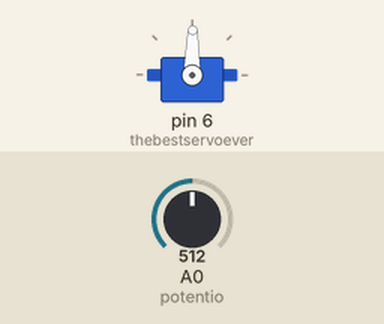
Simulated run of this sketch. Board: Arduino Uno, built with avr-gcc and run on an emulated ATmega328P. Parts: servo. Inputs (shaded band) come from the test bench; at power-on: A0 (potentio) = 512.

Above: at 1.7 s.
1.8 s: A0 (potentio) set to 716
At 2.16 s:
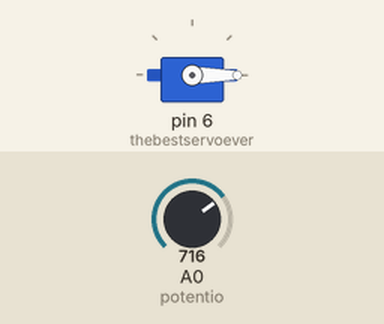
5.8 s: A0 (potentio) set to 900
At 6.48 s:
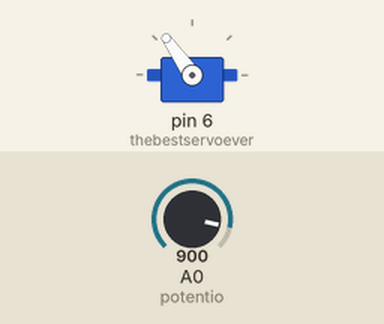
9.8 s: A0 (potentio) set to 1023
At 10.32 s:
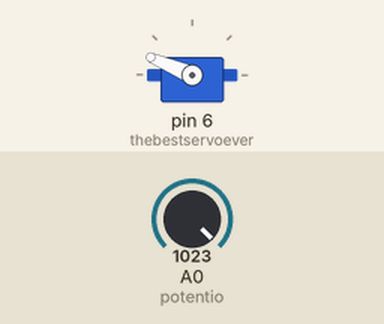
13.8 s: A0 (potentio) set to 306
At 14.16 s:
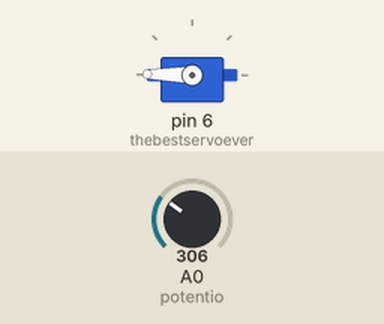
17.8 s: A0 (potentio) set to 122
21.8 s: A0 (potentio) set to 511
Timing chart, 0 to 26.8 s (numbered marks = the images above; inputs shaded):
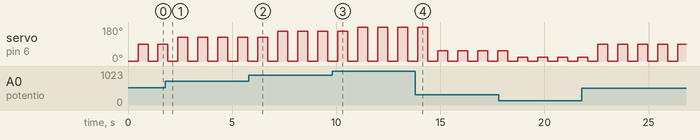

The sketch:

Project014__Servo.ino
```cpp
#include <Servo.h>
const int potentio = A0;
int analogVal;
int analogOut;

Servo thebestservoever;

void setup() {
  thebestservoever.attach(6);
}

void loop() {
  analogVal = analogRead(potentio);
  analogOut = map(analogVal,0,1023,0,179);

  thebestservoever.write(0);
  delay(480);
  thebestservoever.write(analogOut);
  delay(480);
}
```

Measured:
- by itself, servo on pin 6 (thebestservoever): alternates 89° for 0.48 s and 0° for 0.48 s
